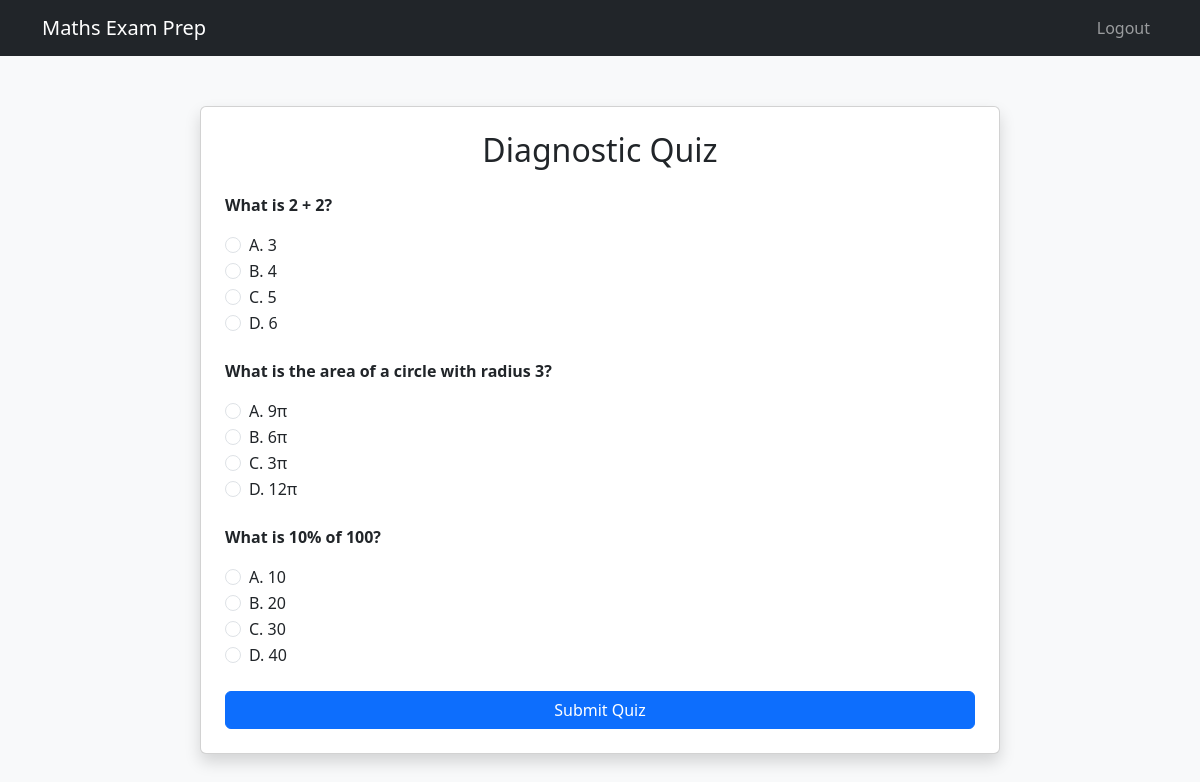
Page /quiz (signed in) on the committed database.
### app/models.py (models this page shows, shortened)
class Question(db.Model):
    id = db.Column(db.Integer, primary_key=True)
    topic = db.Column(db.String(100), nullable=False)  # e.g., "Algebra"
    difficulty = db.Column(db.Integer, nullable=False)  # 1-5
    question_text = db.Column(db.Text, nullable=False)
    option_a = db.Column(db.String(100), nullable=False)
    option_b = db.Column(db.String(100), nullable=False)
    option_c = db.Column(db.String(100), nullable=False)
    option_d = db.Column(db.String(100), nullable=False)
    correct_option = db.Column(db.String(1), nullable=False)  # "A", "B", "C", "D"

### app/routes.py (the view, shortened to what this page needs)
@app.route('/quiz', methods=['GET', 'POST'])
@login_required
def quiz():
    questions = Question.query.limit(3).all()  # Use first 3 questions for MVP
    if not questions:
        return "No questions available."
    forms = [QuizForm(prefix=str(q.id)) for q in questions]
    quiz_data = list(zip(questions, forms))  # Zip questions and forms here
    return render_template('quiz.html', quiz_data=quiz_data)

### app/routes.py
class QuizForm(FlaskForm):
    answer = RadioField('Answer', choices=[('A', 'A'), ('B', 'B'), ('C', 'C'), ('D', 'D')], validators=[DataRequired()])
    submit = SubmitField('Submit')

### app/models.py (called while the page is built)
@login_manager.user_loader
def load_user(user_id):
    return User.query.get(int(user_id))

### app/templates/quiz.html (shortened to what this page needs)
<!DOCTYPE html>
<html lang="en">
<head>
    <link href="https://cdn.jsdelivr.net/npm/bootstrap@5.3.3/dist/css/bootstrap.min.css" rel="stylesheet">
</head>
<body>
    <nav class="navbar navbar-expand-lg navbar-dark bg-dark">
        <div class="container">
            <a class="navbar-brand" href="{{ url_for('home') }}">Maths Exam Prep</a>
            <div class="collapse navbar-collapse" id="navbarNav">
                <ul class="navbar-nav ms-auto">
                    <li class="nav-item">
                        <a class="nav-link" href="{{ url_for('logout') }}">Logout</a>
                    </li>
                </ul>
            </div>
        </div>
    </nav>
    <div class="container">
        <div class="card quiz-card p-4 shadow">
            <h2 class="text-center mb-4">Diagnostic Quiz</h2>
            <form method="POST" action="">
                {% for question, form in quiz_data %}
                    <div class="mb-4">
                        <p class="fw-bold">{{ question.question_text }}</p>
                        <div class="form-check">
                            <input class="form-check-input" type="radio" name="{{ form.answer.name }}" value="A" id="q{{ question.id }}_a">
                            <label class="form-check-label" for="q{{ question.id }}_a">A. {{ question.option_a }}</label>
                        </div>
                        <div class="form-check">
                            <input class="form-check-input" type="radio" name="{{ form.answer.name }}" value="B" id="q{{ question.id }}_b">
                            <label class="form-check-label" for="q{{ question.id }}_b">B. {{ question.option_b }}</label>
                        </div>
                        <div class="form-check">
                            <input class="form-check-input" type="radio" name="{{ form.answer.name }}" value="C" id="q{{ question.id }}_c">
                            <label class="form-check-label" for="q{{ question.id }}_c">C. {{ question.option_c }}</label>
                        </div>
                        <div class="form-check">
                            <input class="form-check-input" type="radio" name="{{ form.answer.name }}" value="D" id="q{{ question.id }}_d">
                            <label class="form-check-label" for="q{{ question.id }}_d">D. {{ question.option_d }}</label>
                        </div>
                    </div>
                {% endfor %}
                <div class="d-grid">
                    <input type="submit" value="Submit Quiz" class="btn btn-primary">
                </div>
            </form>
        </div>
    </div>
</body>
</html>

### app/templates/quiz.html (style rules this page uses)
body { background-color: #f8f9fa; }
.quiz-card { max-width: 800px; margin: 50px auto; }

### rows in the picture
Question: question_text "What is 2 + 2?", option_a "3", option_b "4", option_c "5", option_d "6"
Question: question_text "What is the area of a circle with radius 3?", option_a "9π", option_b "6π", option_c "3π", option_d "12π"
Question: question_text "What is 10% of 100?", option_a "10", option_b "20", option_c "30", option_d "40"
